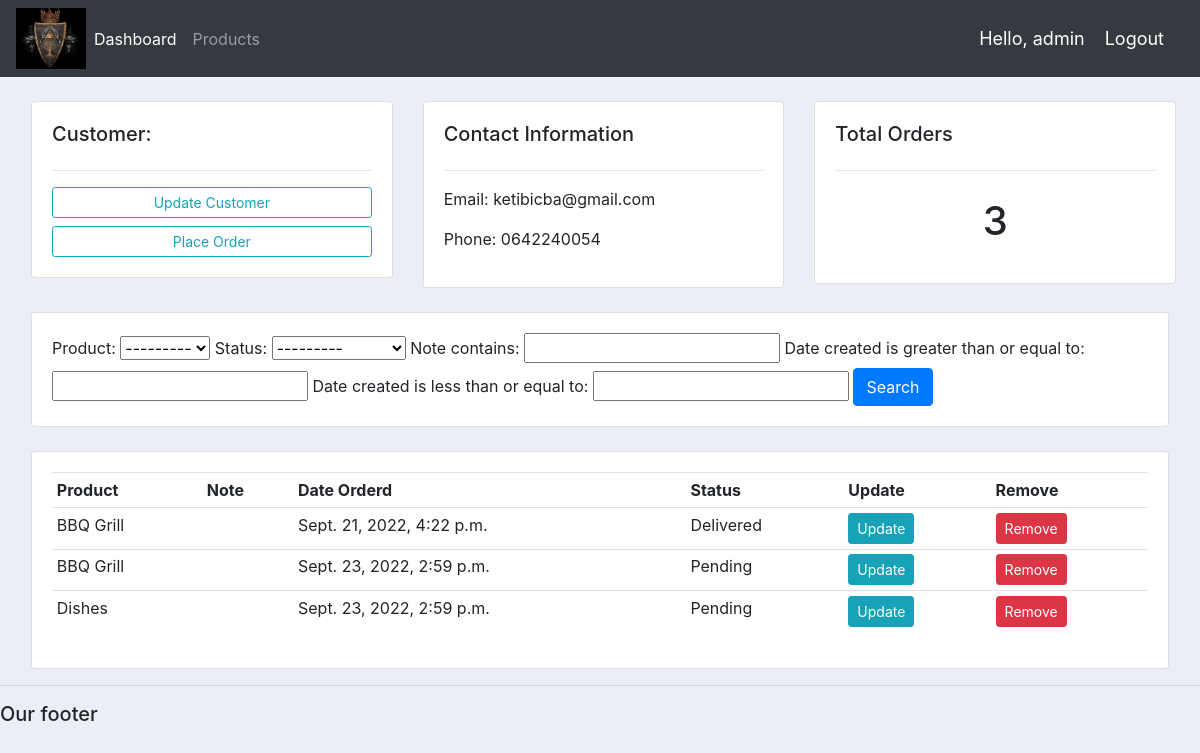
The page /customer/3/ (signed in) on the database its author committed.
### accounts/models.py (models this page shows, shortened)
class Customer(models.Model):
    user = models.OneToOneField(User, null=True, blank=True, on_delete=models.CASCADE)
    name = models.CharField(max_length=200, null=True)
    phone = models.CharField(max_length=200, null=True)
    email = models.CharField(max_length=200, null=True)
    profile_pic = models.ImageField(default="profile1.png", null=True, blank=True)
    date_created = models.DateTimeField(auto_now_add=True, null=True)

class Order(models.Model):
    STATUS = (
        ('Pending', 'Pending'),
        ('Out for delivery', 'Out of delivery'),
        ('Delivered', 'Delivered'),
    )
    customer = models.ForeignKey(Customer, null=True, on_delete=models.SET_NULL)
    product = models.ForeignKey(Product, null=True, on_delete=models.SET_NULL)
    date_created = models.DateTimeField(auto_now_add=True, null=True)
    status = models.CharField(max_length=200, null=True, choices=STATUS)
    note = models.CharField(max_length=1000, null=True)

class Product(models.Model):
    CATEGORY = (
        ('Indoor', 'Indoor'),
        ('Out Door', 'Out Door'),
    )
    name = models.CharField(max_length=200, null=True)
    price = models.FloatField(null=True)
    category = models.CharField(max_length=200, null=True, choices=CATEGORY)
    description = models.CharField(max_length=200, null=True, blank=True)
    date_created = models.DateTimeField(auto_now_add=True, null=True)
    tags = models.ManyToManyField(Tag)
    def __str__(self):
        return self.name

### accounts/decorators.py (the view)
        def wrapper_func(request, *args, **kwargs):
            group = None
            if request.user.groups.exists():
                group = request.user.groups.all()[0].name
            if group in allowed_roles:
                return view_func(request, *args, **kwargs)
            else:
                return HttpResponse('You are not authorized to view this page')

### accounts/views.py (called while the page is built)
@login_required(login_url='login')
@allowed_users(allowed_roles=['admin'])
def customer(request, pk):
    customer = Customer.objects.get(id=pk)
    orders = customer.order_set.all()
    order_count = orders.count()
    myFilter = OrderFilter(request.GET, queryset=orders)
    orders = myFilter.qs  #qs = queryset
    context = {
        'customer': customer,
        'orders': orders,
        'order_count': order_count,
        'myFilter': myFilter,
    }
    return render(request, 'accounts/customer.html', context)

### accounts/templates/accounts/customer.html (shortened to what this page needs)
{%  extends 'accounts/main.html' %}
{% block content %}
	<br>
<div class="row ml-3">
	<div class="col-md">
		<div class="card card-body">
			<h5>Customer:</h5>
			<hr>
			<a class="btn btn-outline-info  btn-sm btn-block" href="">Update Customer</a>
			<a class="btn btn-outline-info  btn-sm btn-block" href="{% url 'create_order' customer.id %}">Place Order</a>
		</div>
	</div>
	<div class="col-md">
		<div class="card card-body">
			<h5>Contact Information</h5>
			<hr>
			<p>Email: {{ customer.email }} </p>
			<p>Phone: {{ customer.phone }} </p>
		</div>
	</div>
	<div class="col-md mr-4">
		<div class="card card-body">
			<h5>Total Orders</h5>
			<hr>
			<h1 style="text-align: center;padding: 10px">{{ order_count }}</h1>
		</div>
	</div>
</div>
<br>
<div class="row ml-3 mr-3">
	<div class="col">
		<div class="card card-body">
			<form method="get">
				{{ myFilter.form }}
		    <button class="btn btn-primary" type="submit">Search</button>
		  </form>
		</div>
	</div>
</div>
<br>
<div class="row ml-3 mr-3">
	<div class="col-md">
		<div class="card card-body">
			<table class="table table-sm">
				<tr>
					<th>Product</th>
					<th>Note</th>
					<th>Date Orderd</th>
					<th>Status</th>
					<th>Update</th>
					<th>Remove</th>
				</tr>
				{% for order in orders %}
				<tr>
					<td>{{ order.product }}</td>
					<td>{{ order.product.note }}</td>
					<td>{{ order.date_created }}</td>
					<td>{{ order.status }}</td>
					<td><a class="btn btn-sm btn-info" href="{% url 'update_order' order.id %}">Update</a></td>
					<td><a class="btn btn-sm btn-danger" href="{% url 'delete_order' order.id %}">Remove</a></td>
				</tr>
				{% endfor %}
			</table>
		</div>
	</div>
</div>
{% endblock %}

### accounts/templates/accounts/navbar.html (shortened to what this page needs)
{% load static %}
<nav class="navbar navbar-expand-lg navbar-dark bg-dark">
    <img src="{% static '/images/logo2.webp' %}" width="70px">
    <div class="collapse navbar-collapse" id="navbarNav">
      <ul class="navbar-nav">
        {% if request.user.is_staff %}
        <li class="nav-item active">
          <a class="nav-link" href="{% url 'home' %}">Dashboard</a>
        </li>
        <li class="nav-item">
          <a class="nav-link" href="{% url 'products' %}">Products</a>
        </li>
        {% else %}
        <li class="nav-item">
          <a class="nav-link" href="{% url 'account' %}">Settings</a>
        </li>
        {% endif %}
      </ul>
    </div>
    <span class="hello-msg">Hello, {{ request.user }} </span>
    <span><a class="hello-msg" href="{% url 'logout' %}">Logout</a></span>
  </nav>

### static/css/main.css (style rules this page uses)
body { background-color: #ebeff5; }

### accounts/templates/accounts/navbar.html (style rules this page uses)
.hello-msg { font-size: 18px; color: white; margin-right: 20px; }

### rows shown on the page
Customer: email "ketibicba@gmail.com", phone "0642240054"
Order: product "BBQ Grill", date_created "Sept. 21, 2022, 4:22 p.m.", status "Delivered"
Order: product "BBQ Grill", date_created "Sept. 23, 2022, 2:59 p.m.", status "Pending"
Order: product "Dishes", date_created "Sept. 23, 2022, 2:59 p.m.", status "Pending"

### other values the page prints
{{ request.user }} "admin"
{{ order_count }} "3"
